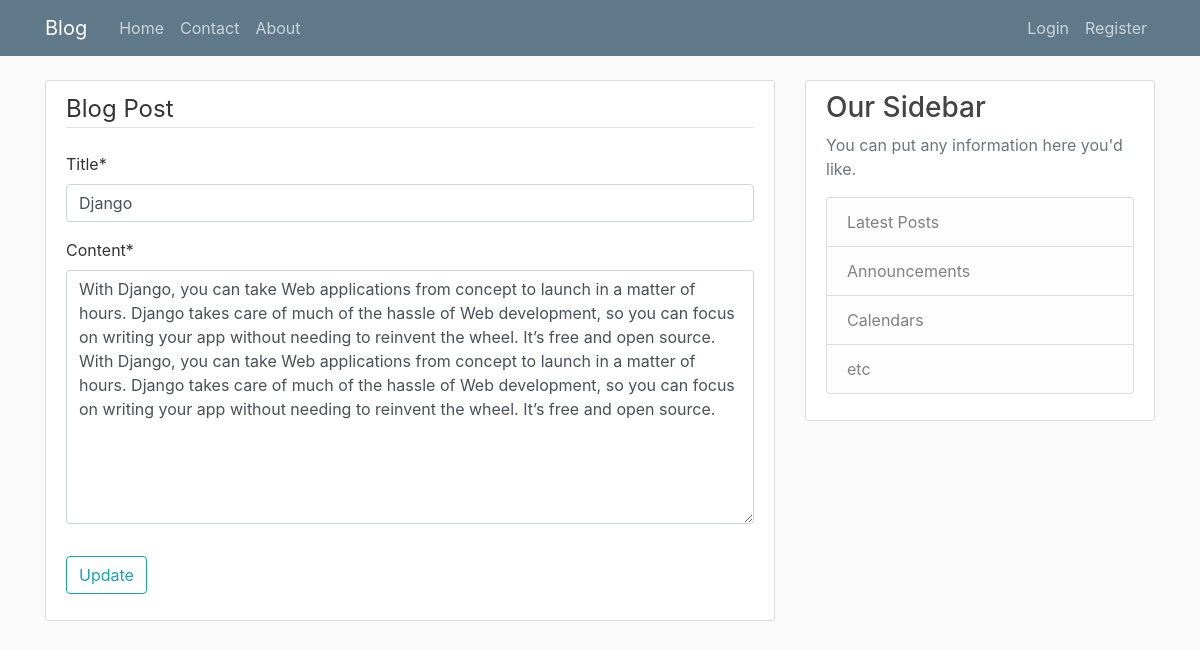
/articles/update/6/, run on the app's committed database.
### article/models.py (models this page shows, shortened)
class Article(models.Model):
    title     = models.CharField(max_length = 30)
    content   = models.TextField()
    created_by= models.ForeignKey(User,on_delete=models.CASCADE)
    created_on= models.DateField(default = timezone.now)

### article/views.py (the view)
# urls.py: path('update/<int:pk>/', views.article_update,name = 'article-update'),
def article_update(request,pk=None):
    post = get_object_or_404(Article,pk=pk)
    form = ArticleCreateForm(request.POST or None, instance=post)
    if form.is_valid():
        form.save()
        return redirect('article-list')
    context = {
        'form':form
    }
    return render(request,'articles/article_update.html',context)

### article/forms.py
class ArticleCreateForm(forms.ModelForm):
    class Meta:
        model = Article
        fields = ['title','content']

### article/templates/articles/article_update.html (shortened to what this page needs)
{% extends "base.html" %}
{% load crispy_forms_tags %}
{% block content %}
    <div class="content-section">
        <form method="POST">
            <fieldset class="form-group">
                <legend class="border-bottom mb-4">Blog Post</legend>
                {{ form|crispy }}
            </fieldset>
            <div class="form-group">
                <button class="btn btn-outline-info" type="submit">Update</button>
            </div>
        </form>
    </div>
{% endblock content %}

### static/css/main.css (style rules this page uses)
body { background: #fafafa; color: #333333; margin-top: 5rem; }
.content-section { background: #ffffff; padding: 10px 20px; border: 1px solid #dddddd; border-radius: 3px; margin-bottom: 20px; }

### data on the page
Article: title "Django", content "With Django, you can take Web applications from concept to launch in a matter of hours. Django takes care of much of the hassle of Web development, so you can focus on writing your app without needing to reinvent the wheel. It’s free and open source. With Django, you can take Web applications from concept to launch in a matter of hours. Django takes care of much of the hassle of Web development, so you can focus on writing your app without needing to reinvent the wheel. It’s free and open source."
